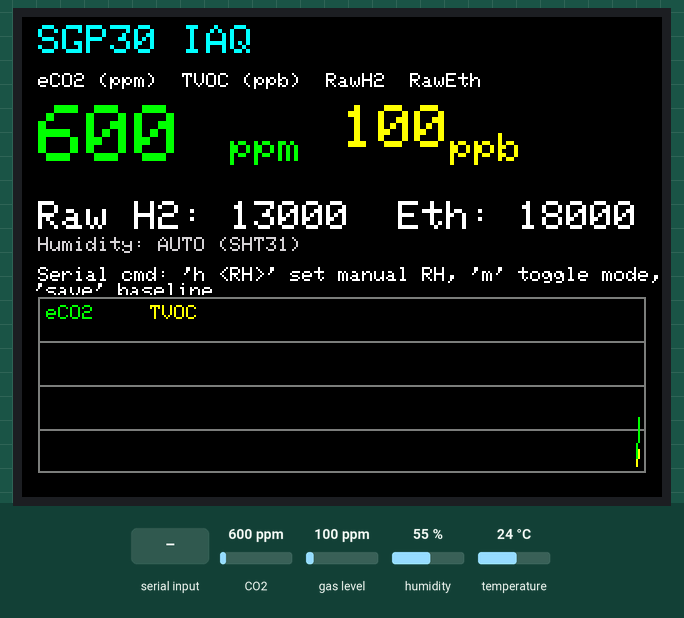
Simulated run of this sketch. Board: Arduino MKR. Shown: 320×240 colour display. The test bench sets the inputs (shaded band); at power-on: CO2 600 ppm, gas level 100 ppm, humidity 55 %, temperature 24 °C. What the sketch prints to the serial monitor is not drawn.

Above: at 2.1 s.
2.2 s: "m\n" received over Serial
At 3.3 s:
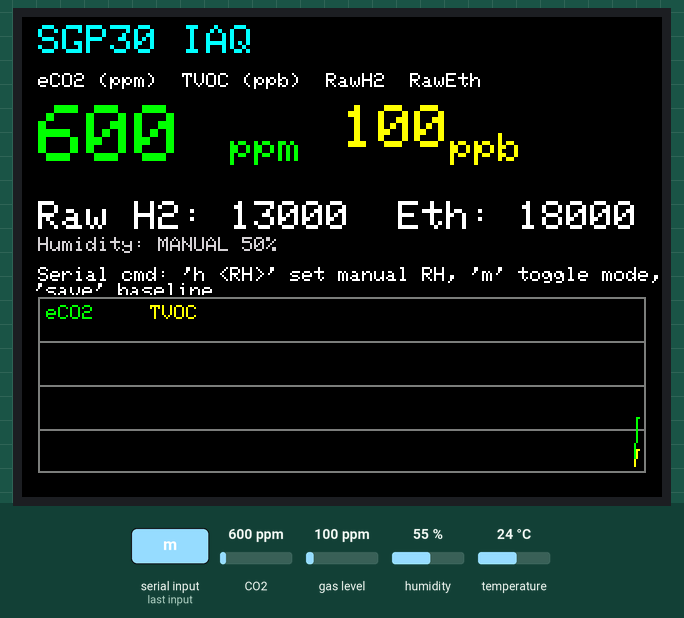
6.4 s: CO2 set to 452 ppm
At 6.9 s:
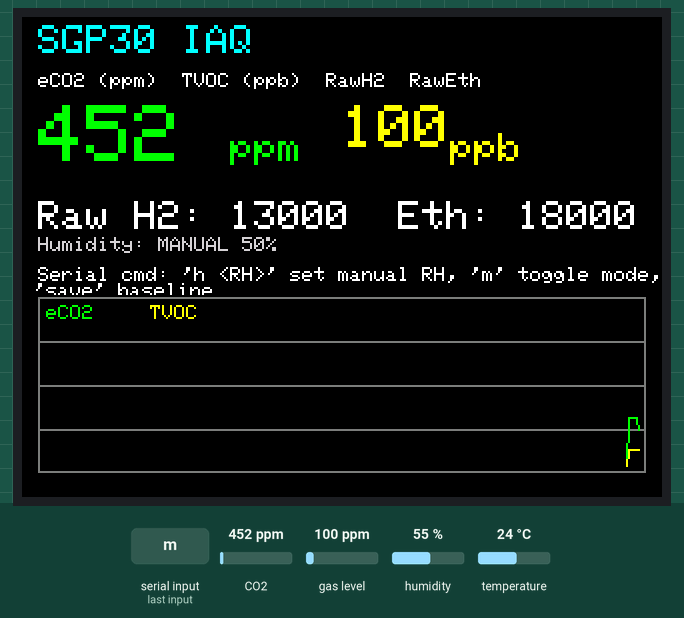
9.0 s: "h 90\n" received over Serial
At 10.3 s:
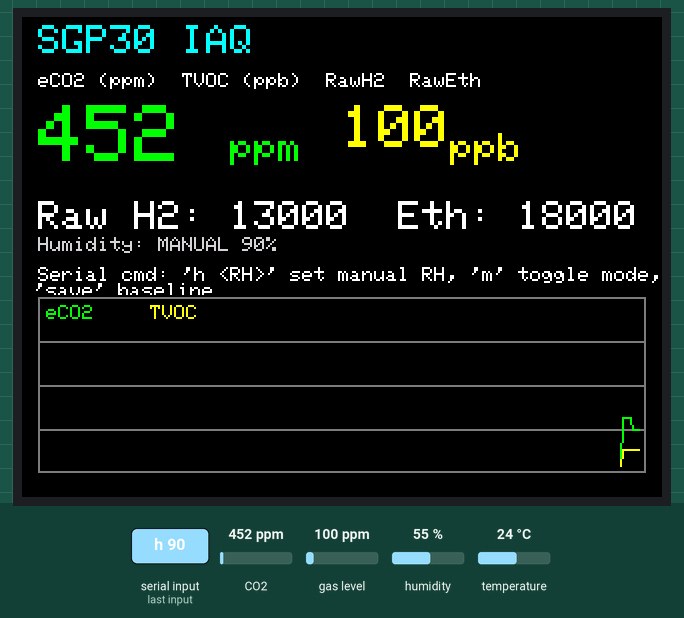
11.0 s: gas level set to 20 ppm
At 12.2 s:
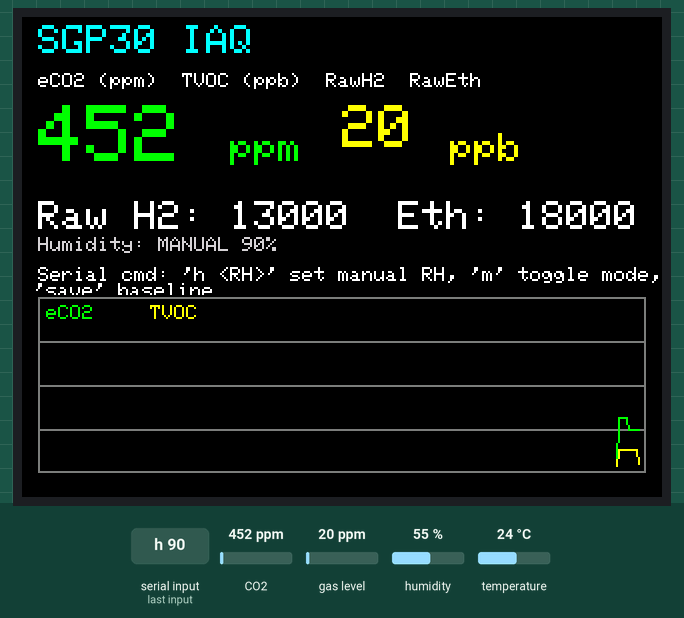
14.0 s: CO2 set to 1050 ppm
At 15.3 s:
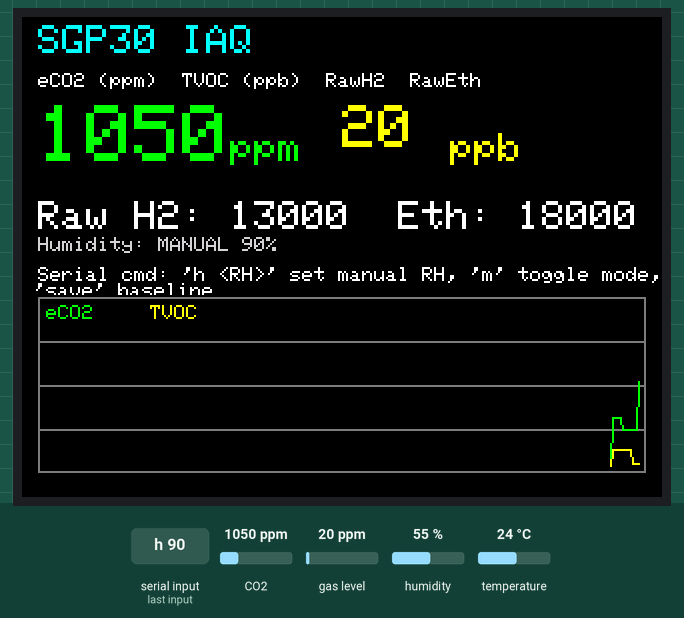
17.0 s: gas level set to 250 ppm
At 18.1 s:
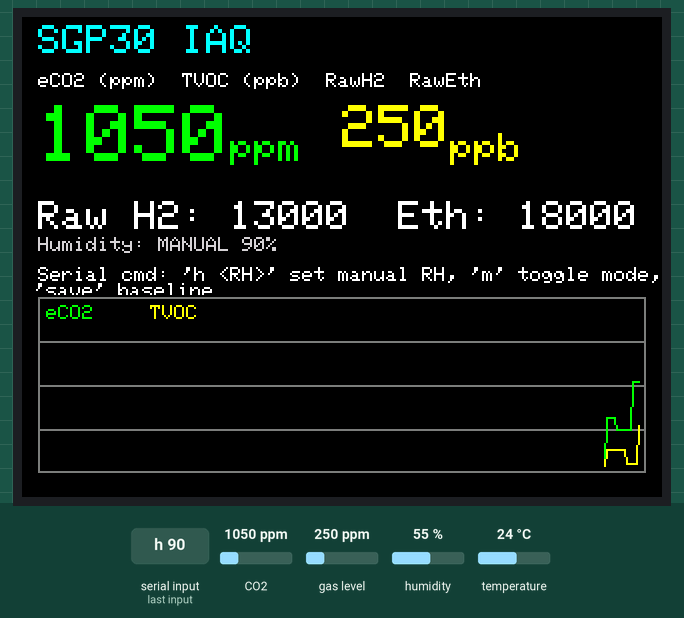
Timing chart, 0 to 20.0 s (numbered marks = the images above; inputs shaded):
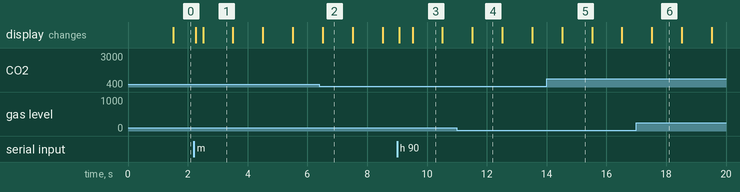

Measured:
- after the input at 2.2 s, the display: first changes after 0.06 s (image 1 shows a later state)
- what the display in image 4 shows lasts 1.0 s, from 11.5 s to 12.5 s

The sketch:

SGP30_WioTerminal_data_displayed.ino
```cpp
/*
  SGP30_WioTerminal_flash_fixed2_raw.ino
  Same as the working flash-based sketch but now reads and displays raw H2 / Ethanol.
  If your Adafruit_SGP30 version uses different APIs, see the notes below.
*/

#include <Wire.h>
#include <Adafruit_SGP30.h>
#include <TFT_eSPI.h>
#include <Adafruit_SHT31.h>
#include <FlashStorage_SAMD.h>

#define GRAPH_LEN 200
#define SAMPLE_INTERVAL_MS 1000UL
#define BASELINE_SAVE_INTERVAL_MS (10UL * 60UL * 1000UL) // 10 minutes
#define FLASH_MAGIC 0x53475030UL // 'SGP0'

// ----- Flash storage structure -----
struct FlashData {
  uint32_t magic;
  uint16_t baseline_eCO2;
  uint16_t baseline_TVOC;
  uint8_t manualRH;
  uint8_t flags; // bit0: humidityModeManual
};
FlashStorage(flashdata, FlashData);
// -----------------------------------

Adafruit_SGP30 sgp;
TFT_eSPI tft = TFT_eSPI();
Adafruit_SHT31 sht31 = Adafruit_SHT31();

uint16_t eCO2 = 0, TVOC = 0;
uint16_t rawH2 = 0, rawEthanol = 0;

uint16_t eCO2Hist[GRAPH_LEN];
uint16_t tvocHist[GRAPH_LEN];
uint16_t histIndex = 0;

unsigned long lastSampleMillis = 0;
unsigned long lastBaselineSaveMillis = 0;

uint8_t manualRH = 50;
bool humidityModeManual = false;

void loadSettingsFromFlash();
void saveSettingsToFlash();
void saveBaselineToFlash();
bool loadBaselineFromFlash_and_apply();
void applyHumidityCompensation(float tempC, float relHumPercent);
float computeAbsoluteHumidity_gm3(float tempC, float relHumPercent);
void drawUIHeader();
void drawValues();
void drawGraphs();
void addHistory(uint16_t eco2v, uint16_t tvocv);
void processSerialCommands();

void setup() {
  Serial.begin(115200);
  while (!Serial && millis() < 2000) ; // short wait for Serial (USB)

  Serial.println("SGP30 Wio Terminal - using Flash storage (raw values enabled)");

  Wire.begin();

  // TFT init
  tft.init();
  tft.setRotation(1);
  tft.fillScreen(TFT_BLACK);
  tft.setTextColor(TFT_WHITE, TFT_BLACK);

  loadSettingsFromFlash();

  if (!sgp.begin()) {
    tft.fillScreen(TFT_BLACK);
    tft.setTextColor(TFT_RED, TFT_BLACK);
    tft.setCursor(10, 20);
    tft.setTextSize(2);
    tft.println("SGP30 not found!");
    Serial.println("SGP30 not found! Halting.");
    while (1) delay(1000);
  }

  if (!sgp.IAQinit()) {
    Serial.println("IAQinit failed");
  }

  if (loadBaselineFromFlash_and_apply()) {
    Serial.println("Baseline loaded from flash and applied.");
  } else {
    Serial.println("No valid baseline in flash.");
  }

  bool shtOk = false;
  if (sht31.begin(0x44)) {
    shtOk = true;
    Serial.println("SHT31 found at 0x44.");
  } else if (sht31.begin(0x45)) {
    shtOk = true;
    Serial.println("SHT31 found at 0x45.");
  } else {
    Serial.println("SHT31 not found. Manual RH available via serial.");
  }
  if (shtOk && !humidityModeManual) humidityModeManual = false;

  tft.fillScreen(TFT_BLACK);
  drawUIHeader();
  drawGraphs();

  lastSampleMillis = millis();
  lastBaselineSaveMillis = millis();
}

void loop() {
  unsigned long now = millis();

  if (now - lastSampleMillis >= SAMPLE_INTERVAL_MS) {
    lastSampleMillis = now;

    // Primary IAQ reading (eCO2 / TVOC)
    if (sgp.IAQmeasure()) {
      eCO2 = sgp.eCO2;
      TVOC = sgp.TVOC;
    } else {
      Serial.println("IAQmeasure failed");
    }

    // === RAW H2 / Ethanol reading ===
    // Most Adafruit_SGP30 variants provide IAQmeasureRaw() that returns true and populates
    // sgp.rawH2 and sgp.rawEthanol — use that if available.
    // If your library uses a different API, see the notes below to change the code.
    if (sgp.IAQmeasureRaw()) {
      // read the public members populated by IAQmeasureRaw()
      rawH2 = sgp.rawH2;
      rawEthanol = sgp.rawEthanol;
    } else {
      // If IAQmeasureRaw() is not present in your version, use one of the fallbacks:
      // 1) If the library exposes: bool measureRaw(uint16_t *h2, uint16_t *eth)
      //    uncomment the line below and comment out the IAQmeasureRaw() call above.
      // if (sgp.measureRaw(&rawH2, &rawEthanol)) { /* values now in rawH2/rawEthanol */ }
      //
      // 2) If the library exposes: bool measureRaw(uint16_t &h2, uint16_t &eth)
      //    uncomment and adapt the line below:
      // if (sgp.measureRaw(rawH2, rawEthanol)) { /* values now in rawH2/rawEthanol */ }
      //
      // If neither exists, rawH2/rawEthanol will stay at their previous values (default 0).
    }

    addHistory(eCO2, TVOC);
    drawValues();
    drawGraphs();

    // humidity compensation
    if (humidityModeManual) {
      applyHumidityCompensation(25.0f, (float)manualRH); // assume 25°C if no temp sensor
    } else {
      float t = sht31.readTemperature();
      float rh = sht31.readHumidity();
      if (!isnan(t) && !isnan(rh)) {
        applyHumidityCompensation(t, rh);
      } else {
        applyHumidityCompensation(25.0f, (float)manualRH);
      }
    }

    if (now - lastBaselineSaveMillis >= BASELINE_SAVE_INTERVAL_MS) {
      saveBaselineToFlash();
      lastBaselineSaveMillis = now;
    }
  }

  processSerialCommands();

  delay(5);
}

// ---------- Flash storage functions ----------
void loadSettingsFromFlash() {
  FlashData d;
  flashdata.read(d);
  if (d.magic == FLASH_MAGIC) {
    manualRH = d.manualRH;
    humidityModeManual = (d.flags & 0x01) != 0;
    Serial.print("Flash settings loaded: manualRH=");
    Serial.print(manualRH);
    Serial.print(" mode=");
    Serial.println(humidityModeManual ? "manual" : "auto");
  } else {
    manualRH = 50;
    humidityModeManual = false;
    Serial.println("No flash settings; using defaults.");
  }
}

void saveSettingsToFlash() {
  FlashData d;
  flashdata.read(d);
  if (d.magic != FLASH_MAGIC) {
    d.magic = FLASH_MAGIC;
    d.baseline_eCO2 = 0;
    d.baseline_TVOC = 0;
  }
  d.manualRH = manualRH;
  d.flags = humidityModeManual ? 0x01 : 0x00;
  flashdata.write(d);
  Serial.println("Settings saved to flash.");
}

void saveBaselineToFlash() {
  uint16_t basE = 0, basT = 0;
  if (sgp.getIAQBaseline(&basE, &basT)) {
    FlashData d;
    flashdata.read(d);
    d.magic = FLASH_MAGIC;
    d.baseline_eCO2 = basE;
    d.baseline_TVOC = basT;
    d.manualRH = manualRH;
    d.flags = humidityModeManual ? 0x01 : 0x00;
    flashdata.write(d);
    Serial.print("Saved baseline to flash: eCO2=");
    Serial.print(basE);
    Serial.print(" TVOC=");
    Serial.println(basT);
  } else {
    Serial.println("Failed to read baseline from SGP30; not saving.");
  }
}

bool loadBaselineFromFlash_and_apply() {
  FlashData d;
  flashdata.read(d);
  if (d.magic != FLASH_MAGIC) return false;
  if (d.baseline_eCO2 == 0 && d.baseline_TVOC == 0) return false;
  if (sgp.setIAQBaseline(d.baseline_eCO2, d.baseline_TVOC)) {
    Serial.print("Applied baseline from flash: eCO2=");
    Serial.print(d.baseline_eCO2);
    Serial.print(" TVOC=");
    Serial.println(d.baseline_TVOC);
    return true;
  } else {
    Serial.println("SGP30 rejected baseline (setIAQBaseline returned false).");
    return false;
  }
}

// ---------- Humidity compensation ----------
void applyHumidityCompensation(float tempC, float relHumPercent) {
  float ah = computeAbsoluteHumidity_gm3(tempC, relHumPercent);
  uint32_t ah_ticks = (uint32_t)(ah * 1000.0f + 0.5f); // typical scaling for Adafruit_SGP30
  if (!sgp.setHumidity(ah_ticks)) {
    // ignore if not supported
  }
}

float computeAbsoluteHumidity_gm3(float tempC, float relHumPercent) {
  float T = tempC;
  float RH = relHumPercent;
  float svp = 6.112f * expf((17.62f * T) / (243.12f + T)); // hPa
  float ah = 216.7f * (svp * (RH / 100.0f)) / (T + 273.15f); // g/m^3
  return ah;
}

// ---------- Display helpers ----------
void drawUIHeader() {
  tft.fillScreen(TFT_BLACK);
  tft.setTextSize(2);
  tft.setTextColor(TFT_CYAN, TFT_BLACK);
  tft.setCursor(8, 4);
  tft.print("SGP30 IAQ");
  tft.setTextSize(1);
  tft.setCursor(8, 28);
  tft.setTextColor(TFT_WHITE, TFT_BLACK);
  tft.print("eCO2 (ppm)  TVOC (ppb)  RawH2  RawEth");
}

void drawValues() {
  tft.fillRect(0, 40, 320, 84, TFT_BLACK);

  tft.setTextSize(4);
  tft.setTextColor(TFT_GREEN, TFT_BLACK);
  tft.setCursor(8, 44);
  if (eCO2 == 0) tft.print("---");
  else tft.print(eCO2);
  tft.setTextSize(2);
  tft.setCursor(8 + 4 * 24, 58);
  tft.print("ppm");

  tft.setTextSize(3);
  tft.setTextColor(TFT_YELLOW, TFT_BLACK);
  tft.setCursor(160, 44);
  if (TVOC == 0) tft.print("---");
  else tft.print(TVOC);
  tft.setTextSize(2);
  tft.setCursor(160 + 3 * 18, 58);
  tft.print("ppb");

  tft.setTextSize(2);
  tft.setTextColor(TFT_WHITE, TFT_BLACK);
  tft.setCursor(8, 92);
  tft.printf("Raw H2: %4u  Eth: %4u", rawH2, rawEthanol);

  tft.setTextSize(1);
  tft.setTextColor(TFT_LIGHTGREY, TFT_BLACK);
  tft.setCursor(8, 110);
  if (humidityModeManual) {
    tft.print("Humidity: MANUAL ");
    tft.printf("%u%%", (unsigned)manualRH);
  } else {
    tft.print("Humidity: AUTO (SHT31)");
  }

  tft.setTextSize(1);
  tft.setCursor(8, 125);
  tft.setTextColor(TFT_WHITE, TFT_BLACK);
  tft.print("Serial cmd: 'h <RH>' set manual RH, 'm' toggle mode, 'save' baseline");
}

void drawGraphs() {
  const int gx = 8, gy = 140, gw = 304, gh = 88;
  tft.fillRect(gx - 1, gy - 1, gw + 2, gh + 2, TFT_BLACK);
  tft.drawRect(gx, gy, gw, gh, TFT_DARKGREY);
  for (int i = 1; i <= 3; i++) {
    int yy = gy + i * gh / 4;
    tft.drawFastHLine(gx + 1, yy, gw - 2, TFT_DARKGREY);
  }

  const float eco2Max = 2000.0f;
  const float tvocMax = 1000.0f;
  int w = gw - 8;
  if (w <= 0) return;
  int maxDraw = w;

  int prevX = -1, prevY = -1;
  for (int s = 0; s < maxDraw; s++) {
    int i = (histIndex + GRAPH_LEN - s - 1) % GRAPH_LEN;
    uint16_t v = eCO2Hist[i];
    if (v == 0 && s > histIndex) break;
    float frac = min(v / eco2Max, 1.0f);
    int y = gy + gh - 4 - (int)(frac * (gh - 8));
    int x = gx + gw - 4 - s;
    if (prevX >= 0) tft.drawLine(prevX, prevY, x, y, TFT_GREEN);
    prevX = x; prevY = y;
  }

  prevX = prevY = -1;
  for (int s = 0; s < maxDraw; s++) {
    int i = (histIndex + GRAPH_LEN - s - 1) % GRAPH_LEN;
    uint16_t v = tvocHist[i];
    if (v == 0 && s > histIndex) break;
    float frac = min(v / tvocMax, 1.0f);
    int y = gy + gh - 4 - (int)(frac * (gh - 8));
    int x = gx + gw - 4 - s;
    if (prevX >= 0) tft.drawLine(prevX, prevY, x, y, TFT_YELLOW);
    prevX = x; prevY = y;
  }

  tft.setTextSize(1);
  tft.setTextColor(TFT_GREEN, TFT_BLACK);
  tft.setCursor(gx + 4, gy + 4);
  tft.print("eCO2");
  tft.setTextColor(TFT_YELLOW, TFT_BLACK);
  tft.setCursor(gx + 56, gy + 4);
  tft.print("TVOC");
}

void addHistory(uint16_t eco2v, uint16_t tvocv) {
  eCO2Hist[histIndex] = eco2v;
  tvocHist[histIndex] = tvocv;
  histIndex = (histIndex + 1) % GRAPH_LEN;
}

String serialLine = "";

void processSerialCommands() {
  while (Serial.available()) {
    char c = (char)Serial.read();
    if (c == '\r') continue;
    if (c == '\n') {
      if (serialLine.length() > 0) {
        String cmd = serialLine;
        cmd.trim();
        cmd.toLowerCase();
        if (cmd.startsWith("h ")) {
          int val = cmd.substring(2).toInt();
          if (val < 0) val = 0;
          if (val > 100) val = 100;
          manualRH = (uint8_t)val;
          humidityModeManual = true;
          saveSettingsToFlash();
          Serial.print("Manual RH set to ");
          Serial.print(manualRH);
          Serial.println("% and saved to flash. Mode = MANUAL.");
          drawValues();
        } else if (cmd == "m") {
          humidityModeManual = !humidityModeManual;
          saveSettingsToFlash();
          Serial.print("Humidity mode toggled. Now ");
          Serial.println(humidityModeManual ? "MANUAL" : "AUTO");
          drawValues();
        } else if (cmd == "save") {
          saveBaselineToFlash();
          Serial.println("Forced baseline save.");
        } else if (cmd == "help") {
          Serial.println("Commands:");
          Serial.println("  h <RH>  -> set manual RH percent (0-100) and switch to manual mode");
          Serial.println("  m       -> toggle humidity mode (auto/manual)");
          Serial.println("  save    -> force save IAQ baseline to flash");
          Serial.println("  help    -> this help");
        } else {
          Serial.print("Unknown cmd: ");
          Serial.println(cmd);
          Serial.println("Type 'help' for commands.");
        }
      }
      serialLine = "";
    } else {
      serialLine += c;
      if (serialLine.length() > 64) serialLine = serialLine.substring(serialLine.length() - 64);
    }
  }
}
```
